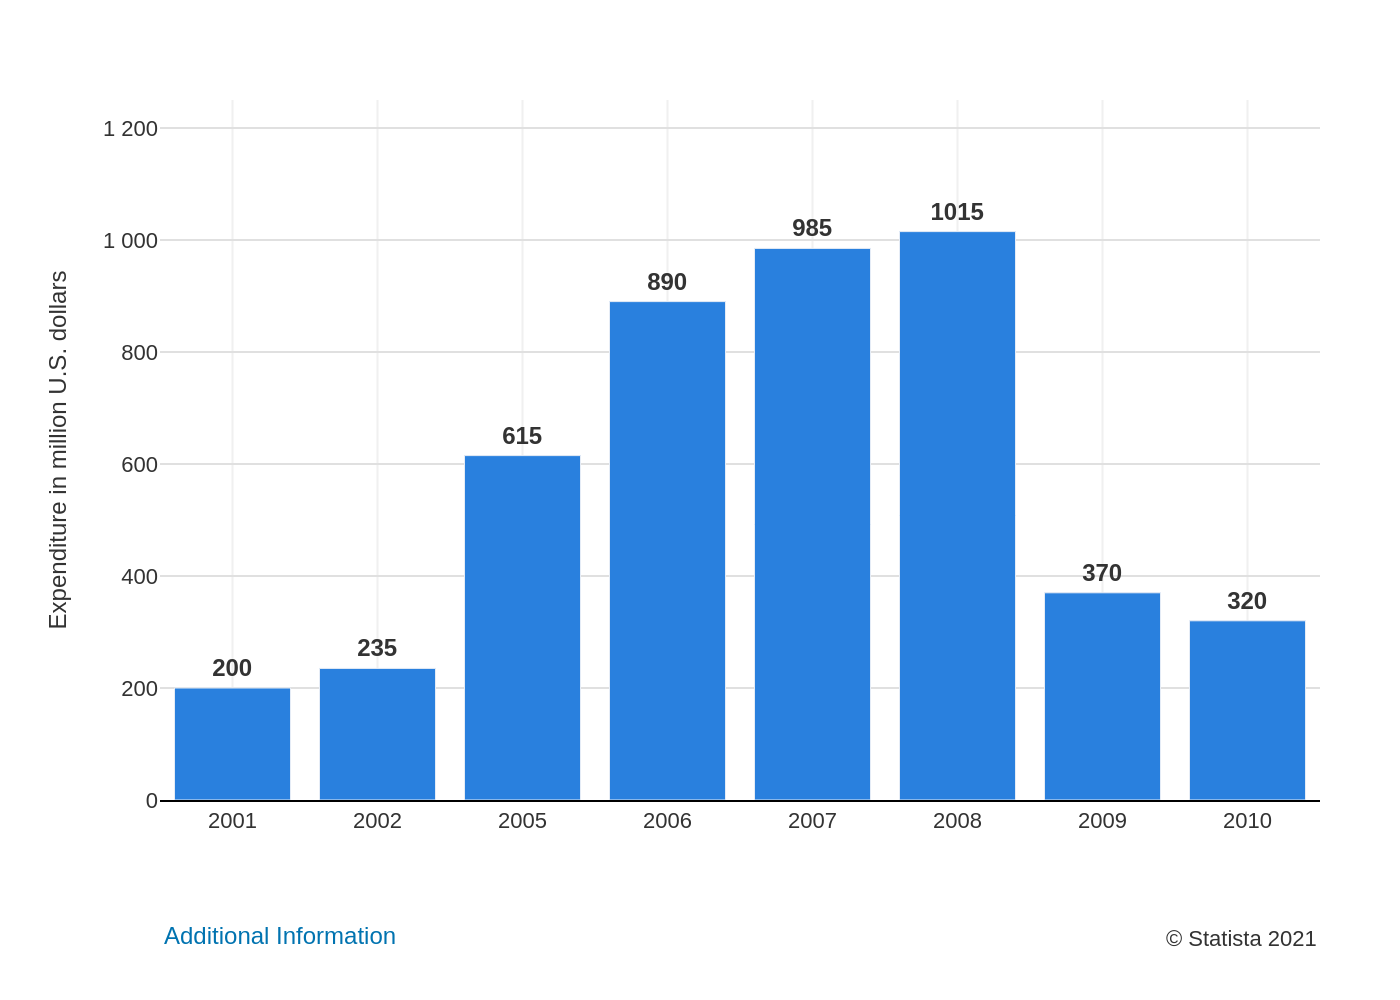

This chart was generated by the following Python code:
import sys
import os
import json
import plotly.graph_objects as go

# --- 1. Load data from JSON file provided as a command-line argument ---
if len(sys.argv) != 2:
    print("Usage: python generate_chart.py <json_file_path>")
    sys.exit(1)

json_path = sys.argv[1]
if not os.path.exists(json_path):
    print(f"Error: JSON file not found at {json_path}")
    sys.exit(1)

with open(json_path, 'r', encoding='utf-8') as f:
    chart_config = json.load(f)

# --- 2. Extract data and text from the loaded JSON ---
chart_data = chart_config.get('chart_data', [])
texts = chart_config.get('texts', {})
colors = chart_config.get('colors', [])

x_values = [item['x'] for item in chart_data]
y_values = [item['y'] for item in chart_data]

y_axis_title = texts.get('y_axis_title', None)
source_text = texts.get('source', '')
note_text = texts.get('note', '')

# --- 3. Create the Plotly figure ---
fig = go.Figure()

# Add the bar trace
fig.add_trace(go.Bar(
    x=x_values,
    y=y_values,
    text=[f"<b>{y}</b>" for y in y_values],
    textposition='outside',
    marker_color=colors[0] if colors else None,
    cliponaxis=False,
    textfont=dict(
        family="Arial",
        size=12,
        color='#333333'
    )
))

# --- 4. Configure the layout to match the original image ---
fig.update_layout(
    plot_bgcolor='white',
    paper_bgcolor='white',
    font=dict(family="Arial", size=12, color='#333333'),
    showlegend=False,
    margin=dict(l=80, r=40, t=50, b=100),
    xaxis=dict(
        type='category',
        showgrid=True,
        gridcolor='#f0f0f0',
        linecolor='black',
        showline=True,
        tickfont=dict(size=11),
    ),
    yaxis=dict(
        title=y_axis_title,
        title_font=dict(size=12),
        title_standoff=15,
        range=[0, 1250],
        tickvals=[0, 200, 400, 600, 800, 1000, 1200],
        ticktext=['0', '200', '400', '600', '800', '1 000', '1 200'],
        showgrid=True,
        gridcolor='#e0e0e0',
        zeroline=False,
        tickfont=dict(size=11),
    ),
    annotations=[
        # Note text (bottom-left)
        dict(
            text=note_text,
            showarrow=False,
            xref='paper',
            yref='paper',
            x=0,
            y=-0.22,
            xanchor='left',
            yanchor='bottom',
            font=dict(size=12, color='#0073b0')
        ),
        # Source text (bottom-right)
        dict(
            text=source_text,
            showarrow=False,
            xref='paper',
            yref='paper',
            x=1,
            y=-0.22,
            xanchor='right',
            yanchor='bottom',
            font=dict(size=11)
        )
    ]
)

# --- 5. Save the generated chart to a PNG file ---
base_filename = os.path.splitext(os.path.basename(json_path))[0]
output_filename = f"{base_filename}.png"

fig.write_image(output_filename, scale=2)

print(f"Chart saved to {output_filename}")
